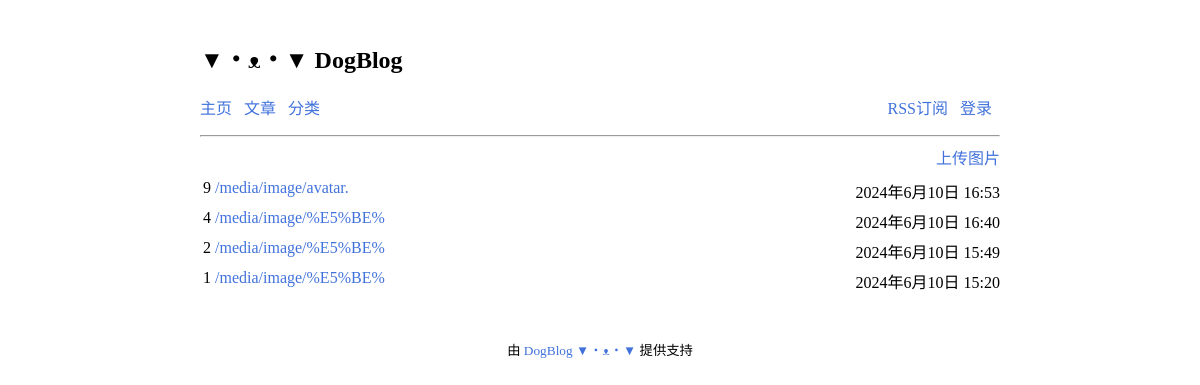
Screenshot of /picture/ with the database file from the repository.
### blog/models.py (models this page shows, shortened)
class Picture(models.Model):
    name = models.CharField('标题', max_length=50,  blank=True, null=True)
    img = models.ImageField('图片', upload_to = 'image', blank=True, null=True)
    created = models.DateTimeField('创建时间', auto_now_add=True)
    class Meta:
        ordering = ['-created']
        verbose_name = "图库"
        verbose_name_plural = verbose_name

### blog/views.py (the view)
# urls.py: path("picture/", views.picture_page, name="picture-page"),
def picture_page(request):
    pictures = Picture.objects.all()
    paginator = Paginator(pictures, 30)   # 实例化分页对象
    page = request.GET.get('page')       # 从url获取页码
    try:
        page_obj = paginator.page(page)
    except PageNotAnInteger:
        page_obj = paginator.page(1)     # 如果传入不是整数，默认第一页
    except EmptyPage:
        page_obj = paginator.page(paginator.num_pages)
    is_paginated = True if paginator.num_pages > 1 else False   # 页数小于1，不使用分页
    context = {'page_obj': page_obj, 'is_paginated': is_paginated}
    return render(request, 'picture.html', context)

### blog/templates/picture.html (shortened to what this page needs)
{% extends "base.html" %}
{% block content %}
<content>
  <div>
    <span style="float: right;">
      <a href="{% url "picture-upload" %}">
      上传图片
      </a>
    </span>
  </div><br>
  <div>
    <ul style="padding-left: 3px;">
      {% for pic in page_obj %}
        <li style=" border-color: azure; height: 30px;list-style: none;">
          <span> {{pic.id}} </span>
          <span>
            <a href={{pic.img.url}} >{{pic.img.url |slice:'20'}}</a>
          </span>
          <span style="float:right;">
            {{ pic.created }}
          </span>
        </li>
      {% endfor %}
    </ul>
  </div>
</content>
{% endblock content %}

### blog/static/css/base.css (style rules this page uses)
html { font-family: STZhongsong,Georgia, serif; }
a { text-decoration: none; color: rgb(65, 114, 219); }
@media screen and (min-width: 800px) { body { width: 800px; margin: 0 auto; padding: 20px; } }

### rows the page displays
Picture: id "9", img "/media/image/avatar.", created "2024年6月10日 16:53"
Picture: id "4", img "/media/image/%E5%BE%", created "2024年6月10日 16:40"
Picture: id "2", img "/media/image/%E5%BE%", created "2024年6月10日 15:49"
Picture: id "1", img "/media/image/%E5%BE%", created "2024年6月10日 15:20"
